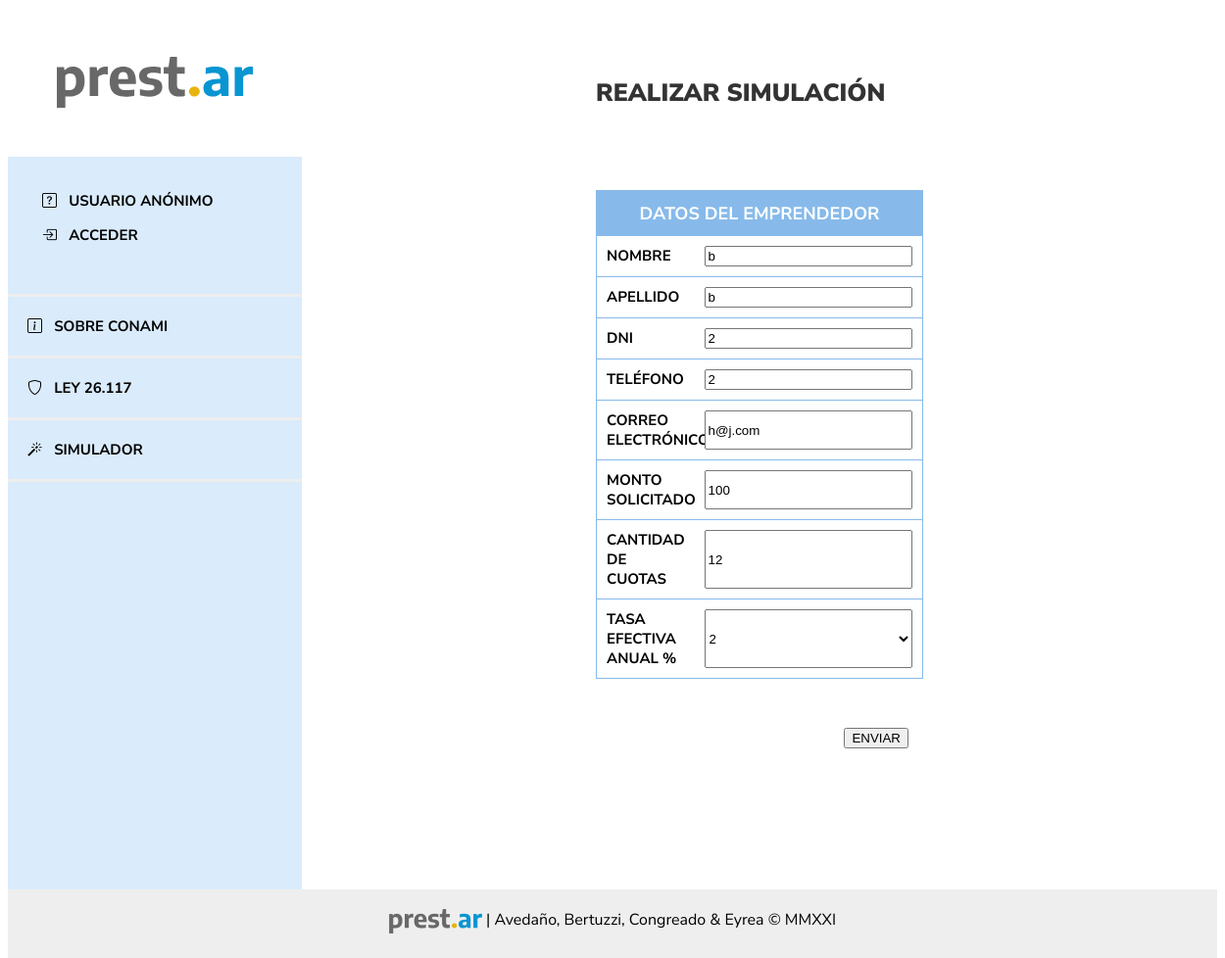
The page /simulador/1/edit/ on the database its author committed.
### prestamos/models.py (models this page shows, shortened)
class Simulacion(models.Model):
    smvm = models.ForeignKey(
        SMVM, on_delete=models.CASCADE, null=True, default=1)
    author = models.ForeignKey(
        settings.AUTH_USER_MODEL, on_delete=models.CASCADE, null=True)  # Acá tiene que quedar el null=True porque se tiene que poder hacer simulaciones sin registrarse
    nombre = models.CharField(max_length=200)
    apellido = models.CharField(max_length=200)
    dni = models.IntegerField(validators=[
                              MaxValueValidator(99999999)])
    importe_solicitado = models.PositiveIntegerField()
    created_date = models.DateTimeField(
        default=timezone.now)
    tasa_anual = models.ForeignKey(
        TasaInteres, on_delete=models.CASCADE, null=True, default=1)
    cant_cuotas = models.SmallIntegerField()
    telefono = models.CharField(max_length=200)
    email = models.CharField(max_length=200)
    cuota_final = models.DecimalField(
        decimal_places=2, max_digits=9, null=True)

### prestamos/views.py (the view)
# urls.py: path('simulador/<int:pk>/edit/', views.simulacion_edit, name='simulacion_edit'),
def simulacion_edit(request, pk):
    simulacion = get_object_or_404(Simulacion, pk=pk)
    if request.method == "POST":
        form = SimulacionForm(request.POST, instance=simulacion)
        if form.is_valid():
            simulacion = form.save(commit=False)
            simulacion.save()
            return redirect('simulacion_detail', pk=simulacion.pk)
    else:
        form = SimulacionForm(instance=simulacion)
    return render(request, 'simulador/simulacion_edit.html', {'form': form})

### prestamos/forms.py
class SimulacionForm(forms.ModelForm):
    class Meta:
        model = Simulacion
        fields = ['apellido', 'nombre', 'telefono', 'email', 'importe_solicitado',
                  'cant_cuotas', 'tasa_anual', 'dni']

### prestamos/models.py (called while the page is built)
    def __str__(self):
        return '{}'.format(self.tasa)

### prestamos/templates/simulador/simulacion_edit.html (shortened to what this page needs)
{% extends 'base.html' %}
{% block content %}
<header>
	REALIZAR SIMULACIÓN
</header>
<main>
    <form target="_self"  method="POST" class="simulacion-form">{% csrf_token %}
			<div class="caja">
     			<div class="grid-item titulo">DATOS DEL EMPRENDEDOR</div>
                 {% if user.is_authenticated %}
                <div class="grid-item texto">NOMBRE</div>
                <div class="grid-item"><input readonly {{ form.nombre }}</div>
                <div class="grid-item texto">APELLIDO</div>
                <div class="grid-item"><input readonly {{ form.apellido }}</div>
                <div class="grid-item texto">DNI</div>
                <div class="grid-item"><input readonly {{ form.dni }}</div>
                <div class="grid-item texto">TELÉFONO</div>
                <div class="grid-item"><input readonly {{ form.telefono }}</div>
                <div class="grid-item texto">CORREO ELECTRÓNICO</div>
                <div class="grid-item"><input readonly {{ form.email }}</div>
                {% else %}
                <div class="grid-item texto">NOMBRE</div>
                <div class="grid-item"> {{ form.nombre }}</div>
                <div class="grid-item texto">APELLIDO</div>
                <div class="grid-item">{{ form.apellido }}</div>
                <div class="grid-item texto">DNI</div>
                <div class="grid-item">{{ form.dni }}</div>
                <div class="grid-item texto">TELÉFONO</div>
                <div class="grid-item">{{ form.telefono }}</div>
                <div class="grid-item texto">CORREO ELECTRÓNICO</div>
                <div class="grid-item">{{ form.email }}</div>
                {% endif %}
                <div class="grid-item texto">MONTO SOLICITADO</div>
                <div class="grid-item">{{ form.importe_solicitado }}</div>
                <div class="grid-item texto">CANTIDAD DE CUOTAS</div>
                <div class="grid-item">{{ form.cant_cuotas }}</div>
                <div class="grid-item texto">TASA EFECTIVA ANUAL %</div>
                <div class="grid-item">{{ form.tasa_anual }}</div>
			</div>
		        <button class="save btn btn-default">ENVIAR</button>
	</form>
</main>
{% endblock %}

### static/css/prestamos.css (style rules this page uses)
.save { float: right; }
html { height: 100%; }
body { min-height: 100%; font-family: "Nunito Sans", sans-serif; display: grid; grid-template: "menu header" "menu main" "menu main" "footer footer" / 300px 1fr; }
header { grid-area: header; font-size: 40px; padding: 70px; text-align: center; }
main { grid-area: main; padding-bottom: 150px; padding-left: 100px; padding-right: 300px; }
form { margin-bottom: 100px; }
.caja { display: grid; grid-template-columns: 30% 70%; border: 1px solid #87baea; }
.grid-item { padding: 10px; border-top: 1px solid #87baea; display: grid; align-items: left; }
.titulo { text-align: center; font-size: 20px; font-weight: bold; color: white; background-color: #87baea; grid-column-start: 1; grid-column-end: 3; }
.texto { font-size: 15px; font-weight: bold; }

### static/css/style.css (style rules this page uses)
html { height: 100%; }
body { min-height: 100%; font-family: "Nunito Sans", sans-serif !important; display: grid; grid-template: "menu header" "menu main" "menu main" "footer footer" / 300px 1fr; }
header { grid-area: header; font-size: 25px; padding: 70px 70px 50px 300px; text-align: left; font-weight: 900; color: #333; }
main { grid-area: main; padding-bottom: 50px; padding-left: 300px; padding-right: 300px; }
.caja { margin-bottom: 50px; display: grid; grid-template-columns: 30% 70%; border: 1px solid #87baea; }
.grid-item { padding: 10px; border-top: 1px solid #87baea; display: grid; align-items: left; font-size: 15px; }
.titulo { text-align: center; font-size: 18px; font-weight: bold; color: white; background-color: #87baea; grid-column-start: 1; grid-column-end: 3; }
.texto { font-size: 15px; font-weight: bold; }
.save { margin-right: 15px; }
html, body { font-family: Arial, Helvetica, sans-serif; }

### rows shown on the page
Simulacion: nombre "b", apellido "b", dni "2", telefono "2", email "h@j.com", importe_solicitado "100", cant_cuotas "12", tasa_anual "2"
